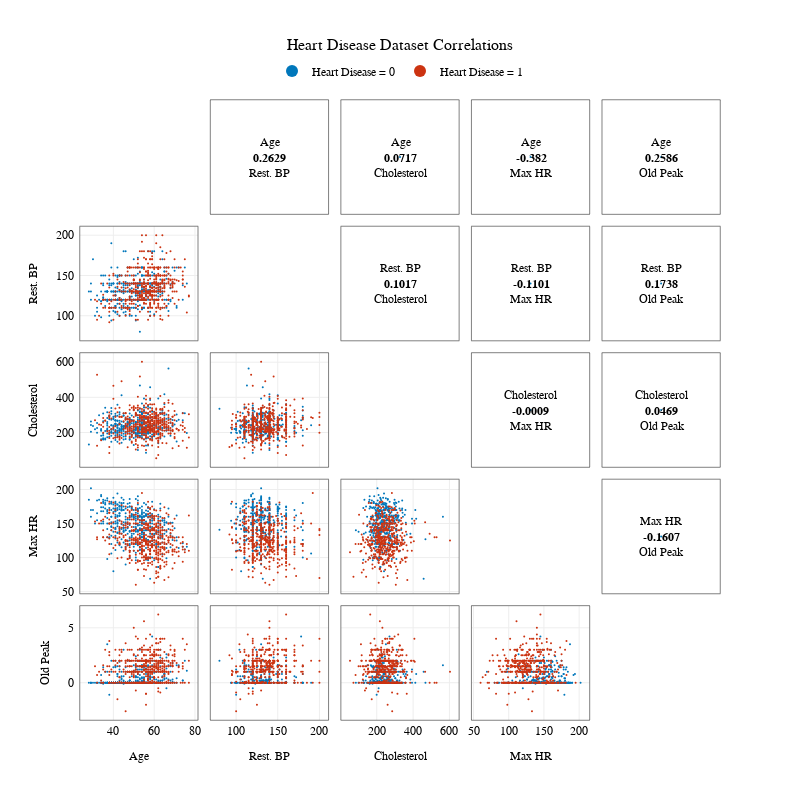

Notebook code for this chart:
### Code cell
columns = numerical_columns
if "FastingBS" in columns:
    columns.remove("FastingBS")
fig = plot_correlations(df, target = "HeartDisease", columns = columns, labels = LABELS, #template = "simple_white",
    title = "Heart Disease Dataset Correlations",
    font = {'size': 12}, width = 800, height = 800)
fig.update_yaxes(ticksuffix = " ")
fig.update_layout(template = "presentation")
fig.show()
# print(fig.layout)

### Figure 1 — Plotly figure (JSON) as saved in the notebook; plotly's stock layout.template omitted (floating-point values rounded to 4 significant figures; data arrays with more than 128 entries replaced by an {"elided": "..."} marker saying what was removed)
{"data": [{"legendgroup": "HeartDisease = 0", "marker": {"color": "#0077BB", "size": 2}, "mode": "markers", "name": "Heart Disease = 0", "showlegend": true, "type": "scatter", "x": {"elided": "410 int values"}, "xaxis": "x6", "y": {"elided": "410 int values"}, "yaxis": "y6"}, {"legendgroup": "HeartDisease = 1", "marker": {"color": "#CC3311", "size": 2}, "mode": "markers", "name": "Heart Disease = 1", "showlegend": true, "type": "scatter", "x": {"elided": "508 int values"}, "xaxis": "x6", "y": {"elided": "508 float values"}, "yaxis": "y6"}, {"marker": {"color": "#0077BB", "size": 2}, "mode": "markers", "name": "RestingBP/Age", "showlegend": false, "type": "scatter", "x": [52.5], "xaxis": "x2", "y": [140], "yaxis": "y2"}, {"legendgroup": "HeartDisease = 0", "marker": {"color": "#0077BB", "size": 2}, "mode": "markers", "name": "Heart Disease = 0", "showlegend": false, "type": "scatter", "x": {"elided": "410 int values"}, "xaxis": "x11", "y": {"elided": "410 float values"}, "yaxis": "y11"}, {"legendgroup": "HeartDisease = 1", "marker": {"color": "#CC3311", "size": 2}, "mode": "markers", "name": "Heart Disease = 1", "showlegend": false, "type": "scatter", "x": {"elided": "508 int values"}, "xaxis": "x11", "y": {"elided": "508 float values"}, "yaxis": "y11"}, {"marker": {"color": "#0077BB", "size": 2}, "mode": "markers", "name": "Cholesterol/Age", "showlegend": false, "type": "scatter", "x": [52.5], "xaxis": "x3", "y": [327.9], "yaxis": "y3"}, {"legendgroup": "HeartDisease = 0", "marker": {"color": "#0077BB", "size": 2}, "mode": "markers", "name": "Heart Disease = 0", "showlegend": false, "type": "scatter", "x": {"elided": "410 int values"}, "xaxis": "x12", "y": {"elided": "410 float values"}, "yaxis": "y12"}, {"legendgroup": "HeartDisease = 1", "marker": {"color": "#CC3311", "size": 2}, "mode": "markers", "name": "Heart Disease = 1", "showlegend": false, "type": "scatter", "x": {"elided": "508 float values"}, "xaxis": "x12", "y": {"elided": "508 float values"}, "yaxis": "y12"}, {"marker": {"color": "#0077BB", "size": 2}, "mode": "markers", "name": "Cholesterol/RestingBP", "showlegend": false, "type": "scatter", "x": [140], "xaxis": "x8", "y": [327.9], "yaxis": "y8"}, {"legendgroup": "HeartDisease = 0", "marker": {"color": "#0077BB", "size": 2}, "mode": "markers", "name": "Heart Disease = 0", "showlegend": false, "type": "scatter", "x": {"elided": "410 int values"}, "xaxis": "x16", "y": {"elided": "410 int values"}, "yaxis": "y16"}, {"legendgroup": "HeartDisease = 1", "marker": {"color": "#CC3311", "size": 2}, "mode": "markers", "name": "Heart Disease = 1", "showlegend": false, "type": "scatter", "x": {"elided": "508 int values"}, "xaxis": "x16", "y": {"elided": "508 int values"}, "yaxis": "y16"}, {"marker": {"color": "#0077BB", "size": 2}, "mode": "markers", "name": "MaxHR/Age", "showlegend": false, "type": "scatter", "x": [52.5], "xaxis": "x4", "y": [131], "yaxis": "y4"}, {"legendgroup": "HeartDisease = 0", "marker": {"color": "#0077BB", "size": 2}, "mode": "markers", "name": "Heart Disease = 0", "showlegend": false, "type": "scatter", "x": {"elided": "410 int values"}, "xaxis": "x17", "y": {"elided": "410 int values"}, "yaxis": "y17"}, {"legendgroup": "HeartDisease = 1", "marker": {"color": "#CC3311", "size": 2}, "mode": "markers", "name": "Heart Disease = 1", "showlegend": false, "type": "scatter", "x": {"elided": "508 float values"}, "xaxis": "x17", "y": {"elided": "508 int values"}, "yaxis": "y17"}, {"marker": {"color": "#0077BB", "size": 2}, "mode": "markers", "name": "MaxHR/RestingBP", "showlegend": false, "type": "scatter", "x": [140], "xaxis": "x9", "y": [131], "yaxis": "y9"}, {"legendgroup": "HeartDisease = 0", "marker": {"color": "#0077BB", "size": 2}, "mode": "markers", "name": "Heart Disease = 0", "showlegend": false, "type": "scatter", "x": {"elided": "410 float values"}, "xaxis": "x18", "y": {"elided": "410 int values"}, "yaxis": "y18"}, {"legendgroup": "HeartDisease = 1", "marker": {"color": "#CC3311", "size": 2}, "mode": "markers", "name": "Heart Disease = 1", "showlegend": false, "type": "scatter", "x": {"elided": "508 float values"}, "xaxis": "x18", "y": {"elided": "508 int values"}, "yaxis": "y18"}, {"marker": {"color": "#0077BB", "size": 2}, "mode": "markers", "name": "MaxHR/Cholesterol", "showlegend": false, "type": "scatter", "x": [327.9], "xaxis": "x14", "y": [131], "yaxis": "y14"}, {"legendgroup": "HeartDisease = 0", "marker": {"color": "#0077BB", "size": 2}, "mode": "markers", "name": "Heart Disease = 0", "showlegend": false, "type": "scatter", "x": {"elided": "410 int values"}, "xaxis": "x21", "y": {"elided": "410 float values"}, "yaxis": "y21"}, {"legendgroup": "HeartDisease = 1", "marker": {"color": "#CC3311", "size": 2}, "mode": "markers", "name": "Heart Disease = 1", "showlegend": false, "type": "scatter", "x": {"elided": "508 int values"}, "xaxis": "x21", "y": {"elided": "508 float values"}, "yaxis": "y21"}, {"marker": {"color": "#0077BB", "size": 2}, "mode": "markers", "name": "OldPeak/Age", "showlegend": false, "type": "scatter", "x": [52.5], "xaxis": "x5", "y": [1.8], "yaxis": "y5"}, {"legendgroup": "HeartDisease = 0", "marker": {"color": "#0077BB", "size": 2}, "mode": "markers", "name": "Heart Disease = 0", "showlegend": false, "type": "scatter", "x": {"elided": "410 int values"}, "xaxis": "x22", "y": {"elided": "410 float values"}, "yaxis": "y22"}, {"legendgroup": "HeartDisease = 1", "marker": {"color": "#CC3311", "size": 2}, "mode": "markers", "name": "Heart Disease = 1", "showlegend": false, "type": "scatter", "x": {"elided": "508 float values"}, "xaxis": "x22", "y": {"elided": "508 float values"}, "yaxis": "y22"}, {"marker": {"color": "#0077BB", "size": 2}, "mode": "markers", "name": "OldPeak/RestingBP", "showlegend": false, "type": "scatter", "x": [140], "xaxis": "x10", "y": [1.8], "yaxis": "y10"}, {"legendgroup": "HeartDisease = 0", "marker": {"color": "#0077BB", "size": 2}, "mode": "markers", "name": "Heart Disease = 0", "showlegend": false, "type": "scatter", "x": {"elided": "410 float values"}, "xaxis": "x23", "y": {"elided": "410 float values"}, "yaxis": "y23"}, {"legendgroup": "HeartDisease = 1", "marker": {"color": "#CC3311", "size": 2}, "mode": "markers", "name": "Heart Disease = 1", "showlegend": false, "type": "scatter", "x": {"elided": "508 float values"}, "xaxis": "x23", "y": {"elided": "508 float values"}, "yaxis": "y23"}, {"marker": {"color": "#0077BB", "size": 2}, "mode": "markers", "name": "OldPeak/Cholesterol", "showlegend": false, "type": "scatter", "x": [327.9], "xaxis": "x15", "y": [1.8], "yaxis": "y15"}, {"legendgroup": "HeartDisease = 0", "marker": {"color": "#0077BB", "size": 2}, "mode": "markers", "name": "Heart Disease = 0", "showlegend": false, "type": "scatter", "x": {"elided": "410 int values"}, "xaxis": "x24", "y": {"elided": "410 float values"}, "yaxis": "y24"}, {"legendgroup": "HeartDisease = 1", "marker": {"color": "#CC3311", "size": 2}, "mode": "markers", "name": "Heart Disease = 1", "showlegend": false, "type": "scatter", "x": {"elided": "508 int values"}, "xaxis": "x24", "y": {"elided": "508 float values"}, "yaxis": "y24"}, {"marker": {"color": "#0077BB", "size": 2}, "mode": "markers", "name": "OldPeak/MaxHR", "showlegend": false, "type": "scatter", "x": [131], "xaxis": "x20", "y": [1.8], "yaxis": "y20"}], "layout": {"annotations": [{"showarrow": false, "text": "<span>Age<br /><b>0.2629</b><br />Rest. BP</span>", "x": 52.5, "xref": "x2", "y": 140, "yref": "y2"}, {"showarrow": false, "text": "<span>Age<br /><b>0.0717</b><br />Cholesterol</span>", "x": 52.5, "xref": "x3", "y": 327.9, "yref": "y3"}, {"showarrow": false, "text": "<span>Rest. BP<br /><b>0.1017</b><br />Cholesterol</span>", "x": 140, "xref": "x8", "y": 327.9, "yref": "y8"}, {"showarrow": false, "text": "<span>Age<br /><b>-0.382</b><br />Max HR</span>", "x": 52.5, "xref": "x4", "y": 131, "yref": "y4"}, {"showarrow": false, "text": "<span>Rest. BP<br /><b>-0.1101</b><br />Max HR</span>", "x": 140, "xref": "x9", "y": 131, "yref": "y9"}, {"showarrow": false, "text": "<span>Cholesterol<br /><b>-0.0009</b><br />Max HR</span>", "x": 327.9, "xref": "x14", "y": 131, "yref": "y14"}, {"showarrow": false, "text": "<span>Age<br /><b>0.2586</b><br />Old Peak</span>", "x": 52.5, "xref": "x5", "y": 1.8, "yref": "y5"}, {"showarrow": false, "text": "<span>Rest. BP<br /><b>0.1738</b><br />Old Peak</span>", "x": 140, "xref": "x10", "y": 1.8, "yref": "y10"}, {"showarrow": false, "text": "<span>Cholesterol<br /><b>0.0469</b><br />Old Peak</span>", "x": 327.9, "xref": "x15", "y": 1.8, "yref": "y15"}, {"showarrow": false, "text": "<span>Max HR<br /><b>-0.1607</b><br />Old Peak</span>", "x": 131, "xref": "x20", "y": 1.8, "yref": "y20"}], "font": {"color": "#000000", "family": "Verdana, Helvetica, Verdana, Calibri, Garamond, Cambria, Arial", "size": 12}, "height": 800, "legend": {"itemsizing": "constant", "orientation": "h", "x": 0.5, "xanchor": "center", "y": 1.07, "yanchor": "top"}, "title": {"font": {"color": "#000000", "family": "Verdana, Helvetica, Verdana, Calibri, Garamond, Cambria, Arial", "size": 16}, "text": "Heart Disease Dataset Correlations", "x": 0.5, "xanchor": "center"}, "width": 800, "xaxis": {"anchor": "y", "domain": [0, 0.184], "linecolor": "black", "linewidth": 0.5, "matches": "x21", "mirror": true, "showgrid": false, "showticklabels": false, "tickfont": {"color": "#000000", "family": "Verdana, Helvetica, Verdana, Calibri, Garamond, Cambria, Arial", "size": 12}, "ticks": "", "title": {"font": {"color": "#000000", "family": "Verdana, Helvetica, Verdana, Calibri, Garamond, Cambria, Arial", "size": 12}}, "zeroline": false}, "xaxis10": {"anchor": "y10", "domain": [0.816, 1], "linecolor": "black", "linewidth": 0.5, "matches": "x22", "mirror": true, "showgrid": false, "showticklabels": false, "tickfont": {"color": "#000000", "family": "Verdana, Helvetica, Verdana, Calibri, Garamond, Cambria, Arial", "size": 12}, "ticks": "", "title": {"font": {"color": "#000000", "family": "Verdana, Helvetica, Verdana, Calibri, Garamond, Cambria, Arial", "size": 12}}, "zeroline": false}, "xaxis11": {"anchor": "y11", "domain": [0, 0.184], "linecolor": "black", "linewidth": 0.5, "matches": "x21", "mirror": true, "showticklabels": false, "tickfont": {"color": "#000000", "family": "Verdana, Helvetica, Verdana, Calibri, Garamond, Cambria, Arial", "size": 12}, "ticks": "", "title": {"font": {"color": "#000000", "family": "Verdana, Helvetica, Verdana, Calibri, Garamond, Cambria, Arial", "size": 12}}, "zeroline": false}, "xaxis12": {"anchor": "y12", "domain": [0.204, 0.388], "linecolor": "black", "linewidth": 0.5, "matches": "x22", "mirror": true, "showticklabels": false, "tickfont": {"color": "#000000", "family": "Verdana, Helvetica, Verdana, Calibri, Garamond, Cambria, Arial", "size": 12}, "ticks": "", "title": {"font": {"color": "#000000", "family": "Verdana, Helvetica, Verdana, Calibri, Garamond, Cambria, Arial", "size": 12}}, "zeroline": false}, "xaxis13": {"anchor": "y13", "domain": [0.408, 0.592], "linecolor": "black", "linewidth": 0.5, "matches": "x23", "mirror": true, "showgrid": false, "showticklabels": false, "tickfont": {"color": "#000000", "family": "Verdana, Helvetica, Verdana, Calibri, Garamond, Cambria, Arial", "size": 12}, "ticks": "", "title": {"font": {"color": "#000000", "family": "Verdana, Helvetica, Verdana, Calibri, Garamond, Cambria, Arial", "size": 12}}, "zeroline": false}, "xaxis14": {"anchor": "y14", "domain": [0.612, 0.796], "linecolor": "black", "linewidth": 0.5, "matches": "x23", "mirror": true, "showgrid": false, "showticklabels": false, "tickfont": {"color": "#000000", "family": "Verdana, Helvetica, Verdana, Calibri, Garamond, Cambria, Arial", "size": 12}, "ticks": "", "title": {"font": {"color": "#000000", "family": "Verdana, Helvetica, Verdana, Calibri, Garamond, Cambria, Arial", "size": 12}}, "zeroline": false}, "xaxis15": {"anchor": "y15", "domain": [0.816, 1], "linecolor": "black", "linewidth": 0.5, "matches": "x23", "mirror": true, "showgrid": false, "showticklabels": false, "tickfont": {"color": "#000000", "family": "Verdana, Helvetica, Verdana, Calibri, Garamond, Cambria, Arial", "size": 12}, "ticks": "", "title": {"font": {"color": "#000000", "family": "Verdana, Helvetica, Verdana, Calibri, Garamond, Cambria, Arial", "size": 12}}, "zeroline": false}, "xaxis16": {"anchor": "y16", "domain": [0, 0.184], "linecolor": "black", "linewidth": 0.5, "matches": "x21", "mirror": true, "showticklabels": false, "tickfont": {"color": "#000000", "family": "Verdana, Helvetica, Verdana, Calibri, Garamond, Cambria, Arial", "size": 12}, "ticks": "", "title": {"font": {"color": "#000000", "family": "Verdana, Helvetica, Verdana, Calibri, Garamond, Cambria, Arial", "size": 12}}, "zeroline": false}, "xaxis17": {"anchor": "y17", "domain": [0.204, 0.388], "linecolor": "black", "linewidth": 0.5, "matches": "x22", "mirror": true, "showticklabels": false, "tickfont": {"color": "#000000", "family": "Verdana, Helvetica, Verdana, Calibri, Garamond, Cambria, Arial", "size": 12}, "ticks": "", "title": {"font": {"color": "#000000", "family": "Verdana, Helvetica, Verdana, Calibri, Garamond, Cambria, Arial", "size": 12}}, "zeroline": false}, "xaxis18": {"anchor": "y18", "domain": [0.408, 0.592], "linecolor": "black", "linewidth": 0.5, "matches": "x23", "mirror": true, "showticklabels": false, "tickfont": {"color": "#000000", "family": "Verdana, Helvetica, Verdana, Calibri, Garamond, Cambria, Arial", "size": 12}, "ticks": "", "title": {"font": {"color": "#000000", "family": "Verdana, Helvetica, Verdana, Calibri, Garamond, Cambria, Arial", "size": 12}}, "zeroline": false}, "xaxis19": {"anchor": "y19", "domain": [0.612, 0.796], "linecolor": "black", "linewidth": 0.5, "matches": "x24", "mirror": true, "showgrid": false, "showticklabels": false, "tickfont": {"color": "#000000", "family": "Verdana, Helvetica, Verdana, Calibri, Garamond, Cambria, Arial", "size": 12}, "ticks": "", "title": {"font": {"color": "#000000", "family": "Verdana, Helvetica, Verdana, Calibri, Garamond, Cambria, Arial", "size": 12}}, "zeroline": false}, "xaxis2": {"anchor": "y2", "domain": [0.204, 0.388], "linecolor": "black", "linewidth": 0.5, "matches": "x21", "mirror": true, "showgrid": false, "showticklabels": false, "tickfont": {"color": "#000000", "family": "Verdana, Helvetica, Verdana, Calibri, Garamond, Cambria, Arial", "size": 12}, "ticks": "", "title": {"font": {"color": "#000000", "family": "Verdana, Helvetica, Verdana, Calibri, Garamond, Cambria, Arial", "size": 12}}, "zeroline": false}, "xaxis20": {"anchor": "y20", "domain": [0.816, 1], "linecolor": "black", "linewidth": 0.5, "matches": "x24", "mirror": true, "showgrid": false, "showticklabels": false, "tickfont": {"color": "#000000", "family": "Verdana, Helvetica, Verdana, Calibri, Garamond, Cambria, Arial", "size": 12}, "ticks": "", "title": {"font": {"color": "#000000", "family": "Verdana, Helvetica, Verdana, Calibri, Garamond, Cambria, Arial", "size": 12}}, "zeroline": false}, "xaxis21": {"anchor": "y21", "domain": [0, 0.184], "linecolor": "black", "linewidth": 0.5, "mirror": true, "tickfont": {"color": "#000000", "family": "Verdana, Helvetica, Verdana, Calibri, Garamond, Cambria, Arial", "size": 12}, "title": {"font": {"color": "#000000", "family": "Verdana, Helvetica, Verdana, Calibri, Garamond, Cambria, Arial", "size": 12}, "text": "Age"}, "zeroline": false}, "xaxis22": {"anchor": "y22", "domain": [0.204, 0.388], "linecolor": "black", "linewidth": 0.5, "mirror": true, "tickfont": {"color": "#000000", "family": "Verdana, Helvetica, Verdana, Calibri, Garamond, Cambria, Arial", "size": 12}, "title": {"font": {"color": "#000000", "family": "Verdana, Helvetica, Verdana, Calibri, Garamond, Cambria, Arial", "size": 12}, "text": "Rest. BP"}, "zeroline": false}, "xaxis23": {"anchor": "y23", "domain": [0.408, 0.592], "linecolor": "black", "linewidth": 0.5, "mirror": true, "tickfont": {"color": "#000000", "family": "Verdana, Helvetica, Verdana, Calibri, Garamond, Cambria, Arial", "size": 12}, "title": {"font": {"color": "#000000", "family": "Verdana, Helvetica, Verdana, Calibri, Garamond, Cambria, Arial", "size": 12}, "text": "Cholesterol"}, "zeroline": false}, "xaxis24": {"anchor": "y24", "domain": [0.612, 0.796], "linecolor": "black", "linewidth": 0.5, "mirror": true, "tickfont": {"color": "#000000", "family": "Verdana, Helvetica, Verdana, Calibri, Garamond, Cambria, Arial", "size": 12}, "title": {"font": {"color": "#000000", "family": "Verdana, Helvetica, Verdana, Calibri, Garamond, Cambria, Arial", "size": 12}, "text": "Max HR"}, "zeroline": false}, "xaxis25": {"anchor": "y25", "domain": [0.816, 1], "linecolor": "black", "linewidth": 0.5, "mirror": true, "showgrid": false, "tickfont": {"color": "#000000", "family": "Verdana, Helvetica, Verdana, Calibri, Garamond, Cambria, Arial", "size": 12}, "title": {"font": {"color": "#000000", "family": "Verdana, Helvetica, Verdana, Calibri, Garamond, Cambria, Arial", "size": 12}, "text": "Old Peak"}, "zeroline": false}, "xaxis3": {"anchor": "y3", "domain": [0.408, 0.592], "linecolor": "black", "linewidth": 0.5, "matches": "x21", "mirror": true, "showgrid": false, "showticklabels": false, "tickfont": {"color": "#000000", "family": "Verdana, Helvetica, Verdana, Calibri, Garamond, Cambria, Arial", "size": 12}, "ticks": "", "title": {"font": {"color": "#000000", "family": "Verdana, Helvetica, Verdana, Calibri, Garamond, Cambria, Arial", "size": 12}}, "zeroline": false}, "xaxis4": {"anchor": "y4", "domain": [0.612, 0.796], "linecolor": "black", "linewidth": 0.5, "matches": "x21", "mirror": true, "showgrid": false, "showticklabels": false, "tickfont": {"color": "#000000", "family": "Verdana, Helvetica, Verdana, Calibri, Garamond, Cambria, Arial", "size": 12}, "ticks": "", "title": {"font": {"color": "#000000", "family": "Verdana, Helvetica, Verdana, Calibri, Garamond, Cambria, Arial", "size": 12}}, "zeroline": false}, "xaxis5": {"anchor": "y5", "domain": [0.816, 1], "linecolor": "black", "linewidth": 0.5, "matches": "x21", "mirror": true, "showgrid": false, "showticklabels": false, "tickfont": {"color": "#000000", "family": "Verdana, Helvetica, Verdana, Calibri, Garamond, Cambria, Arial", "size": 12}, "ticks": "", "title": {"font": {"color": "#000000", "family": "Verdana, Helvetica, Verdana, Calibri, Garamond, Cambria, Arial", "size": 12}}, "zeroline": false}, "xaxis6": {"anchor": "y6", "domain": [0, 0.184], "linecolor": "black", "linewidth": 0.5, "matches": "x21", "mirror": true, "showticklabels": false, "tickfont": {"color": "#000000", "family": "Verdana, Helvetica, Verdana, Calibri, Garamond, Cambria, Arial", "size": 12}, "ticks": "", "title": {"font": {"color": "#000000", "family": "Verdana, Helvetica, Verdana, Calibri, Garamond, Cambria, Arial", "size": 12}}, "zeroline": false}, "xaxis7": {"anchor": "y7", "domain": [0.204, 0.388], "linecolor": "black", "linewidth": 0.5, "matches": "x22", "mirror": true, "showgrid": false, "showticklabels": false, "tickfont": {"color": "#000000", "family": "Verdana, Helvetica, Verdana, Calibri, Garamond, Cambria, Arial", "size": 12}, "ticks": "", "title": {"font": {"color": "#000000", "family": "Verdana, Helvetica, Verdana, Calibri, Garamond, Cambria, Arial", "size": 12}}, "zeroline": false}, "xaxis8": {"anchor": "y8", "domain": [0.408, 0.592], "linecolor": "black", "linewidth": 0.5, "matches": "x22", "mirror": true, "showgrid": false, "showticklabels": false, "tickfont": {"color": "#000000", "family": "Verdana, Helvetica, Verdana, Calibri, Garamond, Cambria, Arial", "size": 12}, "ticks": "", "title": {"font": {"color": "#000000", "family": "Verdana, Helvetica, Verdana, Calibri, Garamond, Cambria, Arial", "size": 12}}, "zeroline": false}, "xaxis9": {"anchor": "y9", "domain": [0.612, 0.796], "linecolor": "black", "linewidth": 0.5, "matches": "x22", "mirror": true, "showgrid": false, "showticklabels": false, "tickfont": {"color": "#000000", "family": "Verdana, Helvetica, Verdana, Calibri, Garamond, Cambria, Arial", "size": 12}, "ticks": "", "title": {"font": {"color": "#000000", "family": "Verdana, Helvetica, Verdana, Calibri, Garamond, Cambria, Arial", "size": 12}}, "zeroline": false}, "yaxis": {"anchor": "x", "domain": [0.816, 1], "linecolor": "black", "linewidth": 0.5, "mirror": true, "showgrid": false, "tickfont": {"color": "#000000", "family": "Verdana, Helvetica, Verdana, Calibri, Garamond, Cambria, Arial", "size": 12}, "ticksuffix": " ", "title": {"font": {"color": "#000000", "family": "Verdana, Helvetica, Verdana, Calibri, Garamond, Cambria, Arial", "size": 12}, "text": "Age"}, "zeroline": false}, "yaxis10": {"anchor": "x10", "domain": [0.612, 0.796], "linecolor": "black", "linewidth": 0.5, "matches": "y21", "mirror": true, "showgrid": false, "showticklabels": false, "tickfont": {"color": "#000000", "family": "Verdana, Helvetica, Verdana, Calibri, Garamond, Cambria, Arial", "size": 12}, "ticks": "", "ticksuffix": " ", "title": {"font": {"color": "#000000", "family": "Verdana, Helvetica, Verdana, Calibri, Garamond, Cambria, Arial", "size": 12}}, "zeroline": false}, "yaxis11": {"anchor": "x11", "domain": [0.408, 0.592], "linecolor": "black", "linewidth": 0.5, "mirror": true, "tickfont": {"color": "#000000", "family": "Verdana, Helvetica, Verdana, Calibri, Garamond, Cambria, Arial", "size": 12}, "ticksuffix": " ", "title": {"font": {"color": "#000000", "family": "Verdana, Helvetica, Verdana, Calibri, Garamond, Cambria, Arial", "size": 12}, "text": "Cholesterol"}, "zeroline": false}, "yaxis12": {"anchor": "x12", "domain": [0.408, 0.592], "linecolor": "black", "linewidth": 0.5, "matches": "y11", "mirror": true, "showticklabels": false, "tickfont": {"color": "#000000", "family": "Verdana, Helvetica, Verdana, Calibri, Garamond, Cambria, Arial", "size": 12}, "ticks": "", "ticksuffix": " ", "title": {"font": {"color": "#000000", "family": "Verdana, Helvetica, Verdana, Calibri, Garamond, Cambria, Arial", "size": 12}}, "zeroline": false}, "yaxis13": {"anchor": "x13", "domain": [0.408, 0.592], "linecolor": "black", "linewidth": 0.5, "matches": "y11", "mirror": true, "showgrid": false, "showticklabels": false, "tickfont": {"color": "#000000", "family": "Verdana, Helvetica, Verdana, Calibri, Garamond, Cambria, Arial", "size": 12}, "ticks": "", "ticksuffix": " ", "title": {"font": {"color": "#000000", "family": "Verdana, Helvetica, Verdana, Calibri, Garamond, Cambria, Arial", "size": 12}}, "zeroline": false}, "yaxis14": {"anchor": "x14", "domain": [0.408, 0.592], "linecolor": "black", "linewidth": 0.5, "matches": "y16", "mirror": true, "showgrid": false, "showticklabels": false, "tickfont": {"color": "#000000", "family": "Verdana, Helvetica, Verdana, Calibri, Garamond, Cambria, Arial", "size": 12}, "ticks": "", "ticksuffix": " ", "title": {"font": {"color": "#000000", "family": "Verdana, Helvetica, Verdana, Calibri, Garamond, Cambria, Arial", "size": 12}}, "zeroline": false}, "yaxis15": {"anchor": "x15", "domain": [0.408, 0.592], "linecolor": "black", "linewidth": 0.5, "matches": "y21", "mirror": true, "showgrid": false, "showticklabels": false, "tickfont": {"color": "#000000", "family": "Verdana, Helvetica, Verdana, Calibri, Garamond, Cambria, Arial", "size": 12}, "ticks": "", "ticksuffix": " ", "title": {"font": {"color": "#000000", "family": "Verdana, Helvetica, Verdana, Calibri, Garamond, Cambria, Arial", "size": 12}}, "zeroline": false}, "yaxis16": {"anchor": "x16", "domain": [0.204, 0.388], "linecolor": "black", "linewidth": 0.5, "mirror": true, "tickfont": {"color": "#000000", "family": "Verdana, Helvetica, Verdana, Calibri, Garamond, Cambria, Arial", "size": 12}, "ticksuffix": " ", "title": {"font": {"color": "#000000", "family": "Verdana, Helvetica, Verdana, Calibri, Garamond, Cambria, Arial", "size": 12}, "text": "Max HR"}, "zeroline": false}, "yaxis17": {"anchor": "x17", "domain": [0.204, 0.388], "linecolor": "black", "linewidth": 0.5, "matches": "y16", "mirror": true, "showticklabels": false, "tickfont": {"color": "#000000", "family": "Verdana, Helvetica, Verdana, Calibri, Garamond, Cambria, Arial", "size": 12}, "ticks": "", "ticksuffix": " ", "title": {"font": {"color": "#000000", "family": "Verdana, Helvetica, Verdana, Calibri, Garamond, Cambria, Arial", "size": 12}}, "zeroline": false}, "yaxis18": {"anchor": "x18", "domain": [0.204, 0.388], "linecolor": "black", "linewidth": 0.5, "matches": "y16", "mirror": true, "showticklabels": false, "tickfont": {"color": "#000000", "family": "Verdana, Helvetica, Verdana, Calibri, Garamond, Cambria, Arial", "size": 12}, "ticks": "", "ticksuffix": " ", "title": {"font": {"color": "#000000", "family": "Verdana, Helvetica, Verdana, Calibri, Garamond, Cambria, Arial", "size": 12}}, "zeroline": false}, "yaxis19": {"anchor": "x19", "domain": [0.204, 0.388], "linecolor": "black", "linewidth": 0.5, "matches": "y16", "mirror": true, "showgrid": false, "showticklabels": false, "tickfont": {"color": "#000000", "family": "Verdana, Helvetica, Verdana, Calibri, Garamond, Cambria, Arial", "size": 12}, "ticks": "", "ticksuffix": " ", "title": {"font": {"color": "#000000", "family": "Verdana, Helvetica, Verdana, Calibri, Garamond, Cambria, Arial", "size": 12}}, "zeroline": false}, "yaxis2": {"anchor": "x2", "domain": [0.816, 1], "linecolor": "black", "linewidth": 0.5, "matches": "y6", "mirror": true, "showgrid": false, "showticklabels": false, "tickfont": {"color": "#000000", "family": "Verdana, Helvetica, Verdana, Calibri, Garamond, Cambria, Arial", "size": 12}, "ticks": "", "ticksuffix": " ", "title": {"font": {"color": "#000000", "family": "Verdana, Helvetica, Verdana, Calibri, Garamond, Cambria, Arial", "size": 12}}, "zeroline": false}, "yaxis20": {"anchor": "x20", "domain": [0.204, 0.388], "linecolor": "black", "linewidth": 0.5, "matches": "y21", "mirror": true, "showgrid": false, "showticklabels": false, "tickfont": {"color": "#000000", "family": "Verdana, Helvetica, Verdana, Calibri, Garamond, Cambria, Arial", "size": 12}, "ticks": "", "ticksuffix": " ", "title": {"font": {"color": "#000000", "family": "Verdana, Helvetica, Verdana, Calibri, Garamond, Cambria, Arial", "size": 12}}, "zeroline": false}, "yaxis21": {"anchor": "x21", "domain": [0, 0.184], "linecolor": "black", "linewidth": 0.5, "mirror": true, "tickfont": {"color": "#000000", "family": "Verdana, Helvetica, Verdana, Calibri, Garamond, Cambria, Arial", "size": 12}, "ticksuffix": " ", "title": {"font": {"color": "#000000", "family": "Verdana, Helvetica, Verdana, Calibri, Garamond, Cambria, Arial", "size": 12}, "text": "Old Peak"}, "zeroline": false}, "yaxis22": {"anchor": "x22", "domain": [0, 0.184], "linecolor": "black", "linewidth": 0.5, "matches": "y21", "mirror": true, "showticklabels": false, "tickfont": {"color": "#000000", "family": "Verdana, Helvetica, Verdana, Calibri, Garamond, Cambria, Arial", "size": 12}, "ticks": "", "ticksuffix": " ", "title": {"font": {"color": "#000000", "family": "Verdana, Helvetica, Verdana, Calibri, Garamond, Cambria, Arial", "size": 12}}, "zeroline": false}, "yaxis23": {"anchor": "x23", "domain": [0, 0.184], "linecolor": "black", "linewidth": 0.5, "matches": "y21", "mirror": true, "showticklabels": false, "tickfont": {"color": "#000000", "family": "Verdana, Helvetica, Verdana, Calibri, Garamond, Cambria, Arial", "size": 12}, "ticks": "", "ticksuffix": " ", "title": {"font": {"color": "#000000", "family": "Verdana, Helvetica, Verdana, Calibri, Garamond, Cambria, Arial", "size": 12}}, "zeroline": false}, "yaxis24": {"anchor": "x24", "domain": [0, 0.184], "linecolor": "black", "linewidth": 0.5, "matches": "y21", "mirror": true, "showticklabels": false, "tickfont": {"color": "#000000", "family": "Verdana, Helvetica, Verdana, Calibri, Garamond, Cambria, Arial", "size": 12}, "ticks": "", "ticksuffix": " ", "title": {"font": {"color": "#000000", "family": "Verdana, Helvetica, Verdana, Calibri, Garamond, Cambria, Arial", "size": 12}}, "zeroline": false}, "yaxis25": {"anchor": "x25", "domain": [0, 0.184], "linecolor": "black", "linewidth": 0.5, "matches": "y21", "mirror": true, "showgrid": false, "showticklabels": false, "tickfont": {"color": "#000000", "family": "Verdana, Helvetica, Verdana, Calibri, Garamond, Cambria, Arial", "size": 12}, "ticks": "", "ticksuffix": " ", "title": {"font": {"color": "#000000", "family": "Verdana, Helvetica, Verdana, Calibri, Garamond, Cambria, Arial", "size": 12}}, "zeroline": false}, "yaxis3": {"anchor": "x3", "domain": [0.816, 1], "linecolor": "black", "linewidth": 0.5, "matches": "y11", "mirror": true, "showgrid": false, "showticklabels": false, "tickfont": {"color": "#000000", "family": "Verdana, Helvetica, Verdana, Calibri, Garamond, Cambria, Arial", "size": 12}, "ticks": "", "ticksuffix": " ", "title": {"font": {"color": "#000000", "family": "Verdana, Helvetica, Verdana, Calibri, Garamond, Cambria, Arial", "size": 12}}, "zeroline": false}, "yaxis4": {"anchor": "x4", "domain": [0.816, 1], "linecolor": "black", "linewidth": 0.5, "matches": "y16", "mirror": true, "showgrid": false, "showticklabels": false, "tickfont": {"color": "#000000", "family": "Verdana, Helvetica, Verdana, Calibri, Garamond, Cambria, Arial", "size": 12}, "ticks": "", "ticksuffix": " ", "title": {"font": {"color": "#000000", "family": "Verdana, Helvetica, Verdana, Calibri, Garamond, Cambria, Arial", "size": 12}}, "zeroline": false}, "yaxis5": {"anchor": "x5", "domain": [0.816, 1], "linecolor": "black", "linewidth": 0.5, "matches": "y21", "mirror": true, "showgrid": false, "showticklabels": false, "tickfont": {"color": "#000000", "family": "Verdana, Helvetica, Verdana, Calibri, Garamond, Cambria, Arial", "size": 12}, "ticks": "", "ticksuffix": " ", "title": {"font": {"color": "#000000", "family": "Verdana, Helvetica, Verdana, Calibri, Garamond, Cambria, Arial", "size": 12}}, "zeroline": false}, "yaxis6": {"anchor": "x6", "domain": [0.612, 0.796], "linecolor": "black", "linewidth": 0.5, "mirror": true, "tickfont": {"color": "#000000", "family": "Verdana, Helvetica, Verdana, Calibri, Garamond, Cambria, Arial", "size": 12}, "ticksuffix": " ", "title": {"font": {"color": "#000000", "family": "Verdana, Helvetica, Verdana, Calibri, Garamond, Cambria, Arial", "size": 12}, "text": "Rest. BP"}, "zeroline": false}, "yaxis7": {"anchor": "x7", "domain": [0.612, 0.796], "linecolor": "black", "linewidth": 0.5, "matches": "y6", "mirror": true, "showgrid": false, "showticklabels": false, "tickfont": {"color": "#000000", "family": "Verdana, Helvetica, Verdana, Calibri, Garamond, Cambria, Arial", "size": 12}, "ticks": "", "ticksuffix": " ", "title": {"font": {"color": "#000000", "family": "Verdana, Helvetica, Verdana, Calibri, Garamond, Cambria, Arial", "size": 12}}, "zeroline": false}, "yaxis8": {"anchor": "x8", "domain": [0.612, 0.796], "linecolor": "black", "linewidth": 0.5, "matches": "y11", "mirror": true, "showgrid": false, "showticklabels": false, "tickfont": {"color": "#000000", "family": "Verdana, Helvetica, Verdana, Calibri, Garamond, Cambria, Arial", "size": 12}, "ticks": "", "ticksuffix": " ", "title": {"font": {"color": "#000000", "family": "Verdana, Helvetica, Verdana, Calibri, Garamond, Cambria, Arial", "size": 12}}, "zeroline": false}, "yaxis9": {"anchor": "x9", "domain": [0.612, 0.796], "linecolor": "black", "linewidth": 0.5, "matches": "y16", "mirror": true, "showgrid": false, "showticklabels": false, "tickfont": {"color": "#000000", "family": "Verdana, Helvetica, Verdana, Calibri, Garamond, Cambria, Arial", "size": 12}, "ticks": "", "ticksuffix": " ", "title": {"font": {"color": "#000000", "family": "Verdana, Helvetica, Verdana, Calibri, Garamond, Cambria, Arial", "size": 12}}, "zeroline": false}}}
